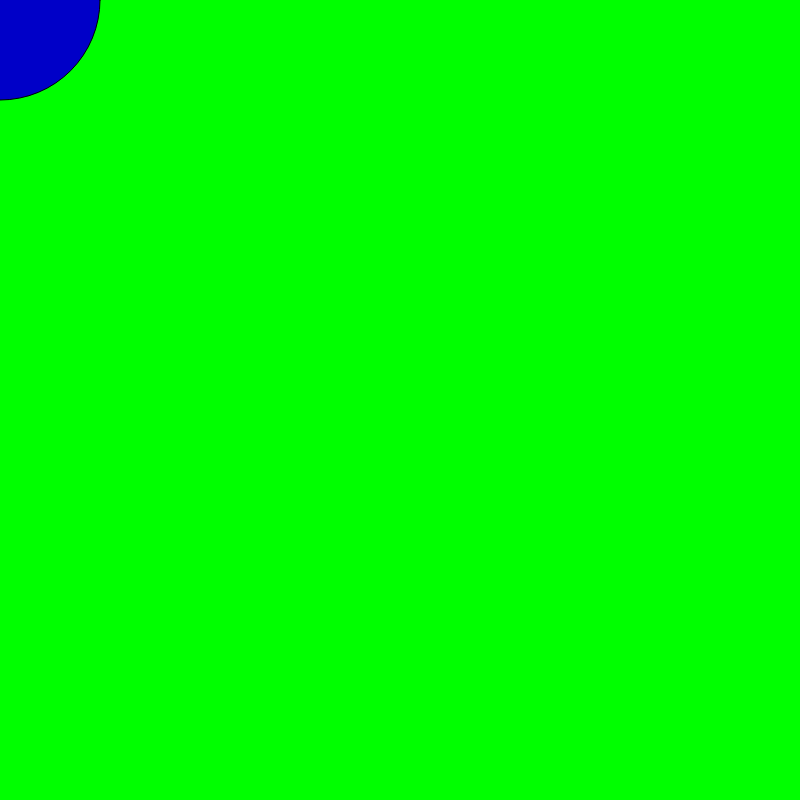
Frame 1 (no input)
Frame 60 (no input): identical to frame 1, image omitted
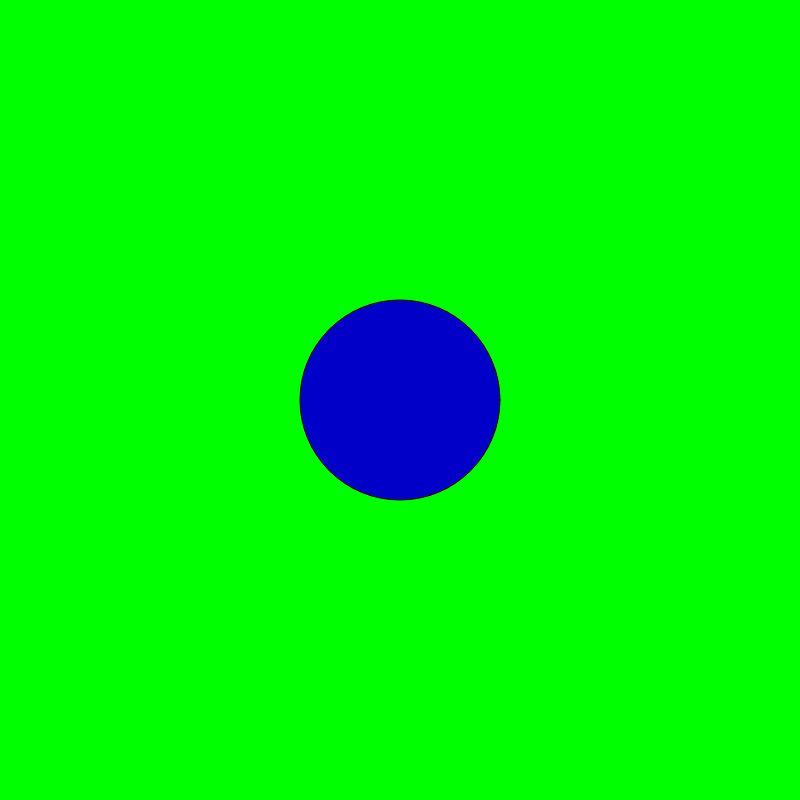
Frame 120 (the mouse pressed at the canvas centre since frame 60)

The p5.js sketch that drew these frames (run headless with seeded random() and noise() and a simulated clock; from frame 60 on, the mouse is pressed at the canvas centre):

// p5.js sketch
// ── sketch.js
//ejercicio base 1, taller de intro a la programacino en p5 CADJD puerto varas, junio 2017

//var x = ; //asigna la variable

function setup() {
createCanvas(800,800);
background(0,255,0)
}

function draw() {
  background(0,255,0)
  fill(0,0,200);
  ellipse(mouseX,mouseY,200,200);
//x = x + 1
}
